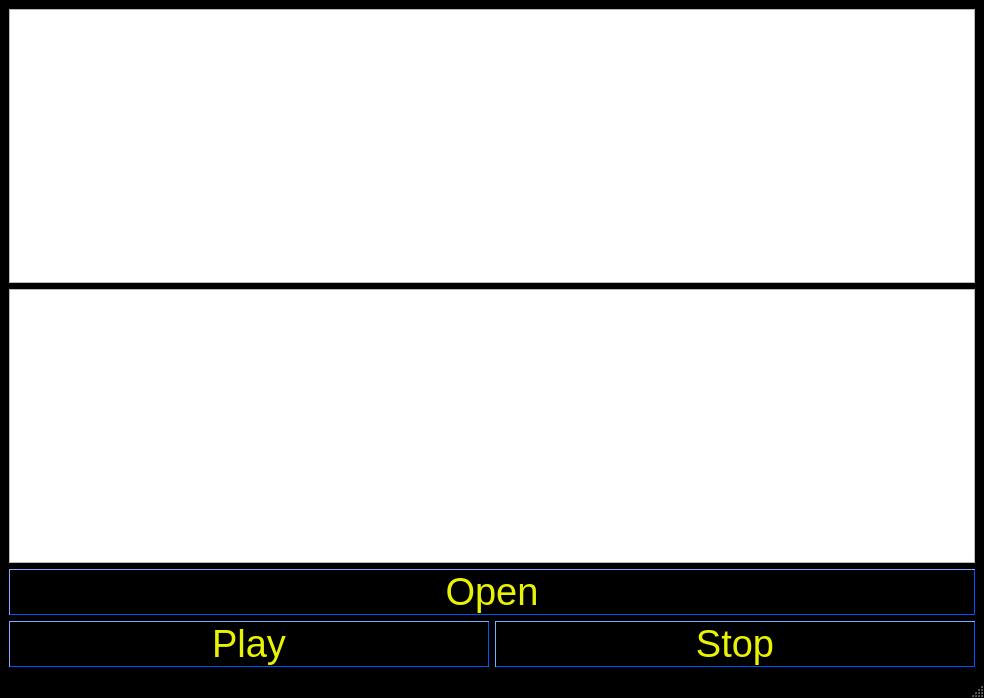
<?xml version="1.0" encoding="UTF-8"?>
<ui version="4.0">
 <class>PCG_loader</class>
 <widget class="QMainWindow" name="PCG_loader">
  <property name="geometry">
   <rect>
    <x>0</x>
    <y>0</y>
    <width>984</width>
    <height>698</height>
   </rect>
  </property>
  <property name="windowTitle">
   <string>MainWindow</string>
  </property>
  <property name="styleSheet">
   <string notr="true">QMainWindow{
background-color:rgb(0, 0, 0);
font-family: arial, verdana;
}

QPushButton{
background-color:rgb(0, 0, 0);
color:rgb(176, 176, 0);
font-family: arial;
font-size: 14px;
}

QLabel{
color:rgb(176, 176, 0);
font-family: arial;
font-size: 14px;
}</string>
  </property>
  <widget class="QWidget" name="centralwidget">
   <layout class="QGridLayout" name="gridLayout">
    <item row="0" column="0">
     <layout class="QVBoxLayout" name="verticalLayout_2">
      <item>
       <layout class="QVBoxLayout" name="verticalLayout">
        <item>
         <widget class="GraphicsLayoutWidget" name="plt1">
          <property name="styleSheet">
           <string notr="true">GraphicsLayoutWidget{
background-color: rgb(0, 0, 0);

}</string>
          </property>
         </widget>
        </item>
        <item>
         <widget class="GraphicsLayoutWidget" name="plt2">
          <property name="styleSheet">
           <string notr="true">GraphicsLayoutWidget{
background-color: rgb(0, 0, 0);

}</string>
          </property>
         </widget>
        </item>
       </layout>
      </item>
      <item>
       <layout class="QGridLayout" name="buttonLayout">
        <item row="2" column="1">
         <widget class="QPushButton" name="stopButton">
          <property name="styleSheet">
           <string notr="true">QPushButton{
border-style: outset;
border-width: 1px;
border-color: rgb(0, 85, 255);
font-size: 38px;
background-color: back;
color: rgb(231, 243, 0);
font-family:arial;
}</string>
          </property>
          <property name="text">
           <string>Stop</string>
          </property>
         </widget>
        </item>
        <item row="1" column="0" colspan="2">
         <widget class="QPushButton" name="openButton">
          <property name="styleSheet">
           <string notr="true">QPushButton{
border-style: outset;
border-width: 1px;
border-color: rgb(0, 85, 255);
font-size: 38px;
background-color: back;
color: rgb(231, 243, 0);
font-family:arial;
}</string>
          </property>
          <property name="text">
           <string>Open</string>
          </property>
         </widget>
        </item>
        <item row="2" column="0">
         <widget class="QPushButton" name="playButton">
          <property name="styleSheet">
           <string notr="true">QPushButton{
border-style: outset;
border-width: 1px;
border-color: rgb(0, 85, 255);
font-size: 38px;
background-color: back;
color: rgb(231, 243, 0);
font-family:arial;
}</string>
          </property>
          <property name="text">
           <string>Play</string>
          </property>
         </widget>
        </item>
       </layout>
      </item>
     </layout>
    </item>
   </layout>
  </widget>
  <widget class="QMenuBar" name="menubar">
   <property name="geometry">
    <rect>
     <x>0</x>
     <y>0</y>
     <width>984</width>
     <height>22</height>
    </rect>
   </property>
  </widget>
  <widget class="QStatusBar" name="statusbar"/>
 </widget>
 <customwidgets>
  <customwidget>
   <class>GraphicsLayoutWidget</class>
   <extends>QGraphicsView</extends>
   <header location="global">pyqtgraph</header>
  </customwidget>
 </customwidgets>
 <resources/>
 <connections/>
</ui>
